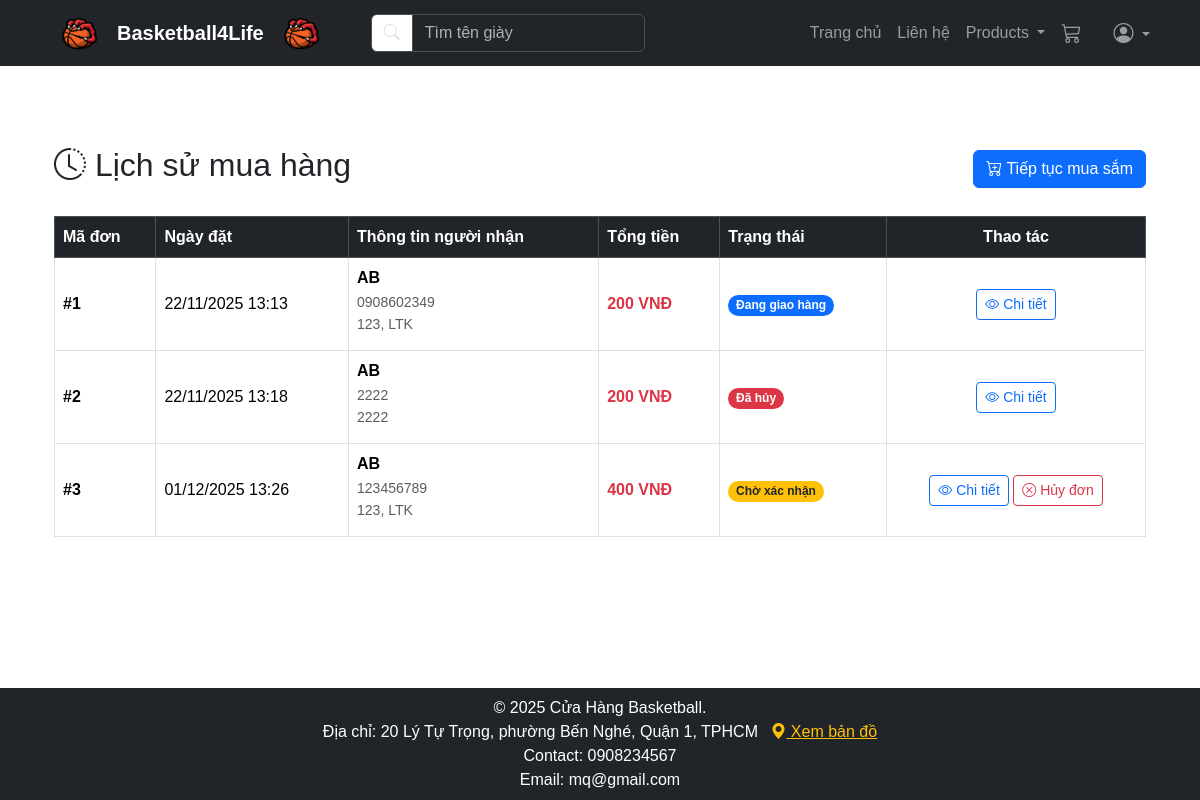
Page /index.php?controller=order&action=history (signed in) on the committed database.
### tables this page shows
CREATE TABLE `orders` (
  `id` int(11) NOT NULL,
  `user_id` int(11) NOT NULL,
  `total_money` decimal(10,2) NOT NULL,
  `status` enum('pending','confirmed','shipping','delivered','cancelled') NOT NULL DEFAULT 'pending',
  `fullname` varchar(255) NOT NULL,
  `phone` varchar(20) NOT NULL,
  `address` text NOT NULL,
  `note` text DEFAULT NULL,
  `created_at` timestamp NOT NULL DEFAULT current_timestamp()
);

### app/controllers/OrderController.php (called while the page is built, shortened)
<?php
require_once __DIR__ . '/../models/Order.php';
class OrderController {
    private $db;
    public function __construct($db) {
        $this->db = $db;
    }
    public function history() {
        $orderModel = new Order($this->db);
        $orders = $orderModel->getUserOrders($_SESSION['user_id'])->fetchAll(PDO::FETCH_ASSOC);
        require '../resources/views/layouts/header.php';
        require '../resources/views/orders/history.php';
        require '../resources/views/layouts/footer.php';
    }
}
?>

### app/models/Order.php (called while the page is built, shortened)
<?php
class Order {
    private $conn;
    private $table_name = "orders";
    public function __construct($db) {
        $this->conn = $db;
    }
    public function getUserOrders($user_id) {
        $query = "SELECT * FROM " . $this->table_name . " WHERE user_id = ? ORDER BY created_at ASC";
        $stmt = $this->conn->prepare($query);
        $stmt->execute([$user_id]);
        return $stmt;
    }
}
?>

### resources/views/orders/history.php (the view, shortened to what this page needs)
<div class="container mt-4">
    <div class="d-flex justify-content-between align-items-center mb-4">
        <h2><i class="bi bi-clock-history"></i> Lịch sử mua hàng</h2>
        <a href="index.php?controller=products&action=index" class="btn btn-primary">
            <i class="bi bi-cart-plus"></i> Tiếp tục mua sắm
        </a>
    </div>
    <?php if (empty($orders)): ?>
        <div class="alert alert-info text-center py-5">
            <i class="bi bi-bag-x fs-1"></i>
            <p class="mt-3">Bạn chưa có đơn hàng nào.</p>
            <a href="index.php" class="btn btn-outline-primary">Khám phá sản phẩm ngay</a>
        </div>
    <?php else: ?>
        <div class="table-responsive">
            <table class="table table-bordered table-hover align-middle">
                <thead class="table-dark">
                    <tr>
                        <th>Mã đơn</th>
                        <th>Ngày đặt</th>
                        <th>Thông tin người nhận</th>
                        <th>Tổng tiền</th>
                        <th>Trạng thái</th>
                        <th class="text-center">Thao tác</th>
                    </tr>
                </thead>
                <tbody>
                    <?php foreach ($orders as $order): ?>
                        <tr>
                            <td><strong>#<?php echo $order['id']; ?></strong></td>
                            <td><?php echo date('d/m/Y H:i', strtotime($order['created_at'])); ?></td>
                            <td>
                                <strong><?php echo htmlspecialchars($order['fullname']); ?></strong><br>
                                <small class="text-muted"><?php echo $order['phone']; ?></small><br>
                                <small class="text-muted d-inline-block text-truncate" style="max-width: 200px;">
                                    <?php echo htmlspecialchars($order['address']); ?>
                                </small>
                            </td>
                            <td class="fw-bold text-danger">
                                <?php echo number_format($order['total_money'], 0, ',', '.'); ?> VNĐ
                            </td>
                            <td>
                                <?php
                                    $status_color = [
                                        'pending' => 'bg-warning text-dark',
                                        'confirmed' => 'bg-info text-dark',
                                        'shipping' => 'bg-primary',
                                        'delivered' => 'bg-success',
                                        'cancelled' => 'bg-danger'
                                    ];
                                    $status_label = [
                                        'pending' => 'Chờ xác nhận',
                                        'confirmed' => 'Đã xác nhận',
                                        'shipping' => 'Đang giao hàng',
                                        'delivered' => 'Giao thành công',
                                        'cancelled' => 'Đã hủy'
                                    ];
                                ?>
                                <span class="badge <?php echo $status_color[$order['status']] ?? 'bg-secondary'; ?> rounded-pill">
                                    <?php echo $status_label[$order['status']] ?? $order['status']; ?>
                                </span>
                            </td>
                            <td class="text-center">
                                <a href="index.php?controller=order&action=detail&id=<?php echo $order['id']; ?>" class="btn btn-sm btn-outline-primary">
                                    <i class="bi bi-eye"></i> Chi tiết
                                </a>
                                <?php if ($order['status'] == 'pending'): ?>
                                    <a href="index.php?controller=order&action=cancel&id=<?php echo $order['id']; ?>" class="btn btn-sm btn-outline-danger" onclick="return confirm('Bạn có chắc chắn muốn hủy đơn hàng này không?');">
                                        <i class="bi bi-x-circle"></i> Hủy đơn
                                    </a>
                                <?php endif; ?>
                            </td>
                        </tr>
                    <?php endforeach; ?>
                </tbody>
            </table>
        </div>
    <?php endif; ?>
</div>

### public/css/style.css (style rules this page uses)
body { font-family: sans-serif; }

### rows in the picture
orders: id "1", created_at "22/11/2025 13:13", fullname "AB", phone "0908602349", address "123, LTK", total_money "200", status "Đang giao hàng"
orders: id "2", created_at "22/11/2025 13:18", fullname "AB", phone "2222", address "2222", total_money "200", status "Đã hủy"
orders: id "3", created_at "01/12/2025 13:26", fullname "AB", phone "123456789", address "123, LTK", total_money "400", status "Chờ xác nhận"
